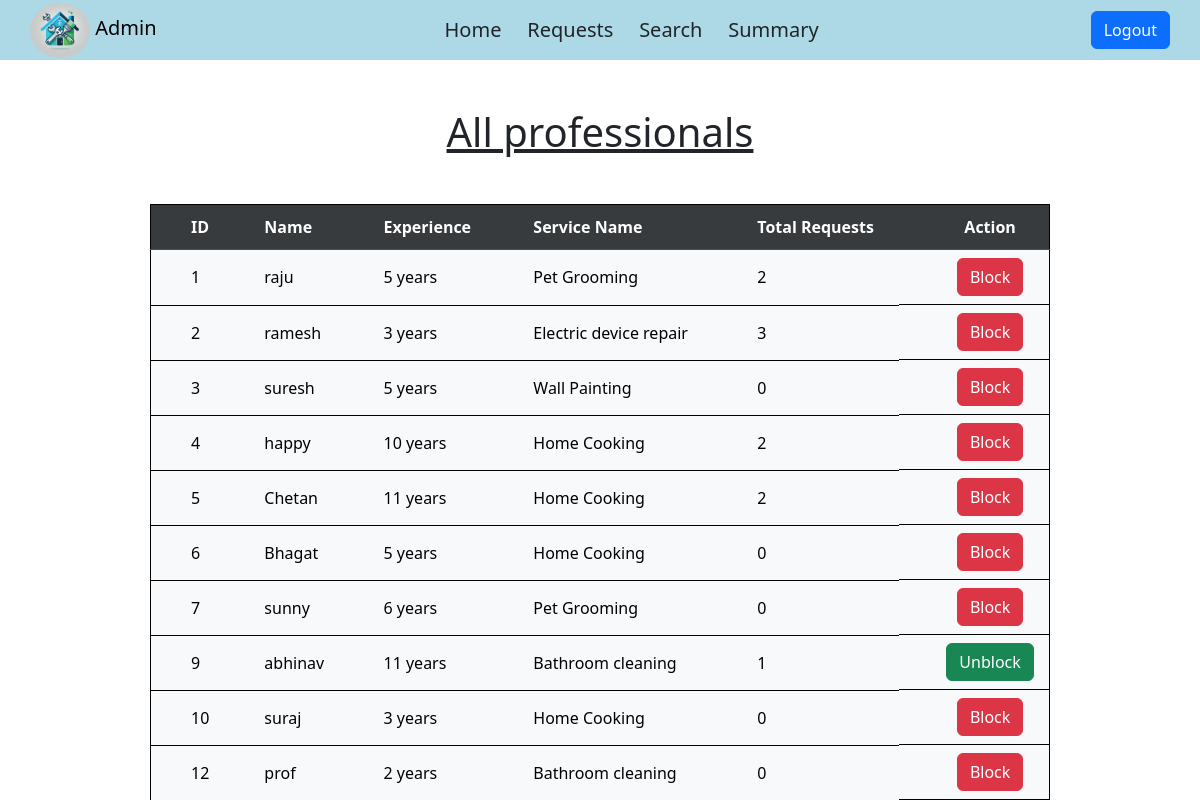
The app's page /admin/all_professionals (signed in) with its own data.
### models.py (models this page shows, shortened)
class Professional(db.Model):
    prof_id = db.Column(db.Integer, primary_key=True)
    username = db.Column(db.String(50),  nullable=False)
    passhash = db.Column(db.String(512), nullable=False)
    email = db.Column(db.String(120), nullable=False, unique=True)
    service_type = db.Column(db.String(100), db.ForeignKey('service.name'), nullable=False)
    block=db.Column(db.Boolean, default=False)
    experience = db.Column(db.Integer, nullable=True)
    bio = db.Column(db.Text, nullable=True)
    verified = db.Column(db.Boolean, default=None,nullable=True)  # Approved by admin
    city=db.Column(db.String, nullable=False)
    verification_document = db.Column(db.String(255), nullable=True)
    @property
    def password(self):
        raise AttributeError("Password is not a readable property.")
    service_requests = db.relationship('ServiceRequest', backref='professional',lazy=True)

class Service(db.Model):
    service_id = db.Column(db.Integer, primary_key=True)
    name = db.Column(db.String(100), nullable=False,unique=True)
    description = db.Column(db.Text, nullable=True)
    base_price = db.Column(db.Float, nullable=False)
    time_required = db.Column(db.String(50), nullable=True)
    service_requests = db.relationship('ServiceRequest', backref='service',lazy=True)
    professionals = db.relationship('Professional', backref='service', lazy=True)

### routes.py (the view)
@app.route("/admin/all_professionals")
@auth_required
def all_professionals():
    professionals = Professional.query.filter_by(verified=True).all()
    return render_template("all_professionals.html",professionals=professionals)

### routes.py (called while the page is built)
def auth_required(func):
    @wraps(func)
    def inner(*args,**kwargs):
        if 'user_id' not in session:
            flash("You need to login first")
            return redirect(url_for('login'))
        return func(*args,**kwargs)
    return inner

### templates/all_professionals.html (shortened to what this page needs)
{% extends 'admin_layout.html' %}
{% block content %}
<h1 class="text-center mt-5 text-decoration-underline">All professionals </h1>
{% if professionals %}
<table class="table align-middle table-striped-column table-hover table-light mt-5" >
    <thead class="table-dark">
        <tr  class="table-active">
            <th>ID</th>
            <th>Name</th>
            <th>Experience</th>
            <th>Service Name</th>
            <th>Total Requests</th>
            <th class="action-column">Action</th>
        </tr>
    </thead>
        {% for professional in professionals %}
        <tr>
            <td>{{ professional.prof_id }}</td>
            <td>{{ professional.username }}</td>
            <td>{{ professional.experience }} years</td>
            <td>{{ professional.service.name }}</td>
            <td>{{ professional.service_requests|length  }}</td>
            <td class="action-buttons">
                {% if professional.block %}
                <form method="POST" action="{{ url_for('unblock_prof', prof_id=professional.prof_id) }}" style="display:inline;">
                    <button type="submit" class="btn btn-success" onclick="return confirm('Are you sure you want to unblock this professional?')">Unblock</button>
                </form>
                {% else %}
                <form method="POST" action="{{ url_for('block_prof', prof_id=professional.prof_id) }}" style="display:inline;">
                    <button type="submit" class="btn btn-danger" onclick="return confirm('Are you sure you want to block this professional?')">Block</button>
                </form>
                {% endif %}
            </td>
        </tr>
        {% endfor %}
</table>
{% else %}
<h1 class="text-center mt-5">No verified professionals.</h1>
{% endif %}
{% endblock %}

### records on screen
Professional: prof_id "1", username "raju", experience "5", service.name "Pet Grooming", service_requests|length "2"
Professional: prof_id "2", username "ramesh", experience "3", service.name "Electric device repair", service_requests|length "3"
Professional: prof_id "3", username "suresh", experience "5", service.name "Wall Painting", service_requests|length "0"
Professional: prof_id "4", username "happy", experience "10", service.name "Home Cooking", service_requests|length "2"
Professional: prof_id "5", username "Chetan", experience "11", service.name "Home Cooking", service_requests|length "2"
Professional: prof_id "6", username "Bhagat", experience "5", service.name "Home Cooking", service_requests|length "0"
Professional: prof_id "7", username "sunny", experience "6", service.name "Pet Grooming", service_requests|length "0"
Professional: prof_id "9", username "abhinav", experience "11", service.name "Bathroom cleaning", service_requests|length "1"
Professional: prof_id "10", username "suraj", experience "3", service.name "Home Cooking", service_requests|length "0"
Professional: prof_id "12", username "prof", experience "2", service.name "Bathroom cleaning", service_requests|length "0"
